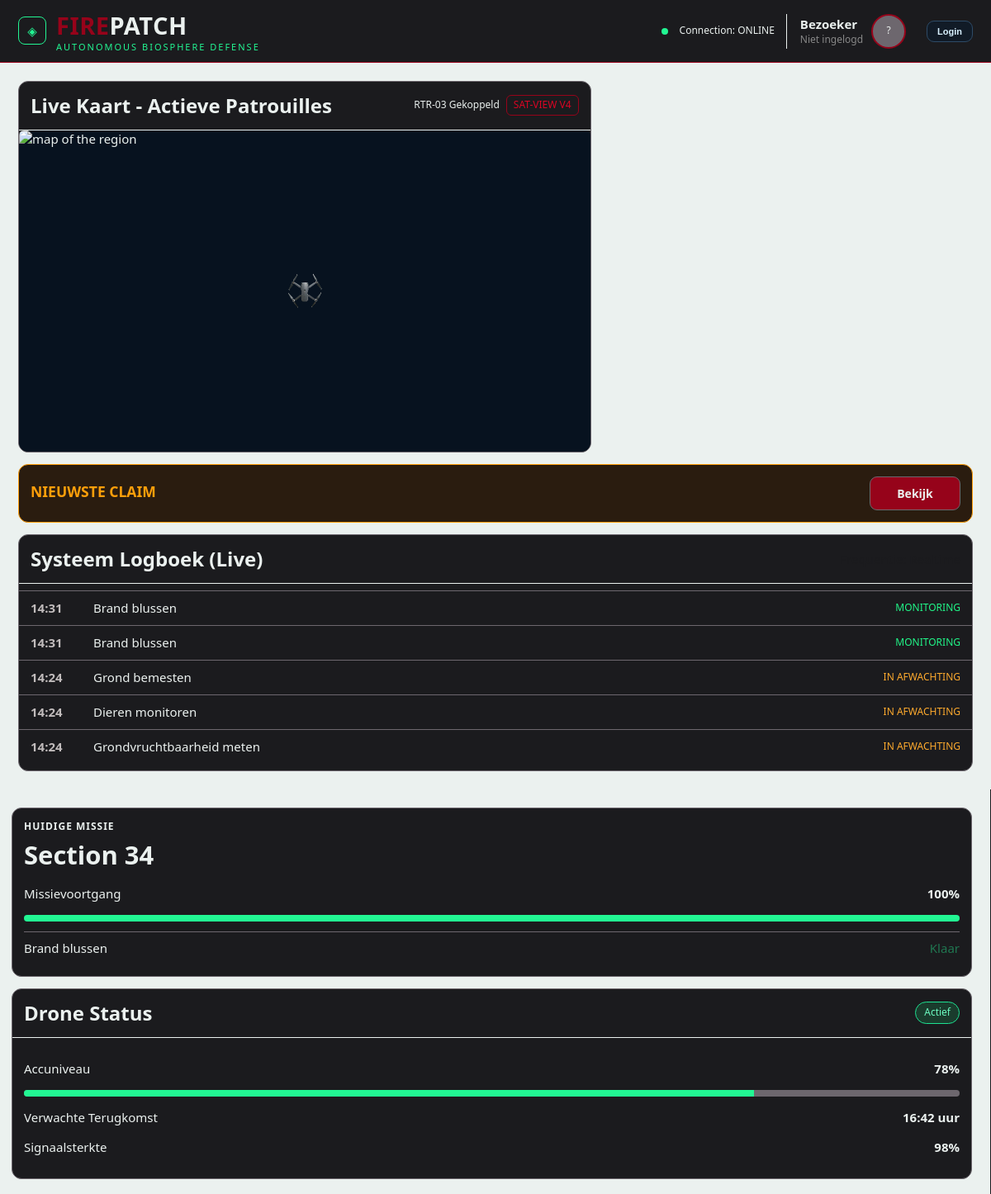
The page / on the database its author committed.
### tables this page shows
CREATE TABLE `logboek` (
  `id` int NOT NULL,
  `activity` varchar(255) NOT NULL,
  `location` varchar(255) NOT NULL,
  `status` enum('done','pending','active') NOT NULL DEFAULT 'done',
  `created_at` datetime NOT NULL DEFAULT CURRENT_TIMESTAMP,
  `mission_id` int NOT NULL
);

CREATE TABLE `missions` (
  `id` int NOT NULL,
  `area` varchar(30) NOT NULL DEFAULT 'Kralingse Bos',
  `purpose` varchar(255) NOT NULL,
  `interventions` varchar(255) NOT NULL,
  `start-time` datetime NOT NULL,
  `end-time` datetime NOT NULL,
  `purpose_state` varchar(255) NOT NULL DEFAULT 'Gepland',
  `mission_state` varchar(15) NOT NULL DEFAULT 'queued',
  `priority` varchar(15) NOT NULL DEFAULT 'normal'
);

### partials/currentmission.php (called while the page is built, shortened)
<?php
$activeQuery = "SELECT * FROM missions WHERE mission_state = 'active' ORDER BY id ASC LIMIT 1";
$activeResult = mysqli_query($db, $activeQuery);
$nextMission = mysqli_fetch_assoc($activeResult) ?: null;
if ($nextMission) {
    $purpose = json_decode((string) ($nextMission['purpose'] ?? '[]'), true);
    $interventions = json_decode((string) ($nextMission['interventions'] ?? '[]'), true);
    $storedState = json_decode((string) ($nextMission['purpose_state'] ?? '[]'), true);
    $nextMission['purpose'] = is_array($purpose) ? $purpose : [];
    $nextMission['interventions'] = is_array($interventions) ? $interventions : [];
    $nextMission['purpose_state'] = is_array($storedState) ? $storedState : [];
}
$state = [];
if ($nextMission) {
    $purposeCount = count($nextMission['purpose'] ?? []);
    $start = strtotime($nextMission['start-time']);
    $end = strtotime($nextMission['end-time']);
    $now = time();
    $duration = max(1, $end - $start);
    $elapsed = max(
        0,
        min($now - $start, $duration)
    );
    $timeProgress = ($elapsed / $duration) * 100;
    $completedCount = min(
        $purposeCount,
        (int) floor(
            ($timeProgress / 100) * $purposeCount
        )
    );
    foreach ($nextMission['purpose'] as $index => $purpose) {
        if ($index < $completedCount) {
            $state[] = 'Klaar';
        } elseif (
            $index === $completedCount &&
            $now >= $start &&
            $now < $end
        ) {
            $state[] = 'Actief';
            $logStatus = 'active';
        } else {
            $state[] = 'Gepland';
            $logStatus = 'pending';
        }
    }
}

### index.php (the view, shortened to what this page needs)
<?php
require_once __DIR__ . '/config/database.php';
require_once __DIR__ . '/partials/currentmission.php';
$query = "SELECT * FROM logboek ORDER BY created_at DESC LIMIT 5";
$result = mysqli_query($db, $query);
$logs = [];
while ($row = mysqli_fetch_assoc($result)) {
    $logs[] = $row;
}
?>
<!doctype html>
<html lang="nl">
<head>    <meta name="viewport" content="width=device-width, initial-scale=1.0" />
    <link rel="stylesheet" href="./css/main.css" />
    <link rel="stylesheet" href="./css/kaart.css" />
    <link rel="stylesheet" href="./css/mission.css" />
</head>
<body>
    <?php include("./partials/header.php"); ?>
    <div class="layout dashboard-layout">
        <?php include("./partials/sidebar.php"); ?>
        <main class="page">
            <section class="card card-map">
                <div class="card-head">
                    <h2>Live Kaart - Actieve Patrouilles</h2>
                    <div class="map-badges">
                        <span>RTR-03 Gekoppeld</span>
                        <span class="badge">SAT-VIEW V4</span>
                    </div>
                </div>
                <div class="map dashboard-map">
                    <img id="map" src="images/map.png" alt="map of the region">
                    <div class="claim-pins" id="claim-pins" aria-label="Claims op de kaart"></div>
                </div>
            </section>
            <section class="alert-card" id="claim-alert" hidden>
                    <div>
                        <h3>NIEUWSTE CLAIM</h3>
                    </div>
                <div class="page-actions">
                    <a href="article.php" id="claim-alert-link" class="btn primary">Bekijk</a>
                </div>
            </section>
            <section class="card">
                <div class="card-head">
                    <h2>Systeem Logboek (Live)</h2>
                    <span class="text-muted">
                    </span>
                </div>
                <ul class="log-list">
                    <?php foreach ($logs as $log): ?>
                        <li>
                            <span>
                                <?= date(
                                    'H:i',
                                    strtotime($log['created_at'])
                                ) ?>
                            </span>
                            <?= htmlspecialchars($log['activity']) ?>
                            <?php if ($log['status'] === 'done'): ?>
                                <em>
                                    VOLTOOID
                                </em>
                            <?php elseif ($log['status'] === 'pending'): ?>
                                <em class="pending">
                                    IN AFWACHTING
                                </em>
                            <?php elseif ($log['status'] === 'active'): ?>
                                <em>
                                    MONITORING
                                </em>
                            <?php endif; ?>
                        </li>
                    <?php endforeach; ?>
                </ul>
            </section>
        </main>
        <aside class="rightbar">
            <?php if ($nextMission): ?>
                <section class="card mission">
                    <h4>HUIDIGE MISSIE</h4>
                    <h2><?= htmlspecialchars($nextMission['area'], ENT_QUOTES, 'UTF-8') ?></h2>
                    <p class="mission-progress">Missievoortgang <strong><?= floor($timeProgress) ?>%</strong></p>
                    <div class="progress cyan">
                        <div style="width: <?= $timeProgress ?>%;"></div>
                    </div>
                    <ul>
                        <?php for ($i = 0; $i < count($nextMission['purpose'] ?? []); $i++): ?>
                            <li>
                                <?= htmlspecialchars($nextMission['purpose'][$i], ENT_QUOTES, 'UTF-8') ?><span
                                    class="<?= strtolower($state[$i]) ?>">
                                    <?= $state[$i] ?>
                                </span>
                            </li>
                        <?php endfor; ?>
                    </ul>
                </section>
            <?php endif; ?>
            <section class="card">
                <div class="card-head">
                    <h2>Drone Status</h2>
                    <span class="drone-state">Actief</span>
                </div>
                <div class="stats">
                    <p>Accuniveau <strong>78%</strong></p>
                    <div class="progress">
                        <div style="width: 78%"></div>
                    </div>
                    <p>Verwachte Terugkomst <strong>16:42 uur</strong></p>
                    <p>Signaalsterkte <strong>98%</strong></p>
                </div>
            </section>
        </aside>
    </div>
</body>
</html>

### css/main.css (style rules this page uses)
:root { --red: #96031A; --white: #ebf1ef; --gray: #6D676E; --black: #1B1B1E; --green: #207751; --cyan: #00d5ff; --lightgreen: #22f693; --text: #d9ecff; --darktext: #1B1B1E; --orange: #ff9f0a; }
* { box-sizing: border-box; }
body { margin: 0; background: var(--white); color: var(--white); font: 500 0.9375rem/1.4 "Segoe UI", Inter, sans-serif; min-height: 100vh; }
.layout { display: grid; grid-template-columns: 205px 1fr; min-height: calc(100vh - 76px); }
.dashboard-layout { grid-template-columns: 205px 1fr 300px; }
.page { padding: 22px; display: grid; gap: 14px; align-content: start; }
.page-actions { display: flex; gap: 8px; align-items: center; justify-content: space-between; }
.btn { border-radius: 9px; border: 1px solid var(--orange); background: transparent; color: var(--orange); font-weight: 700; padding: 10px 14px; text-decoration: none; font-size: 0.875rem; }
.btn.primary { background: var(--red); color: var(--white); border-color: var(--gray); width: 110px; text-align: center; }
.card-map { width: 60%; height: auto; }
.card { background: var(--black); border: 1px solid var(--gray); border-radius: 12px; overflow: hidden; }
.card-head { padding: 12px 14px; display: flex; align-items: center; justify-content: space-between; border-bottom: 1px solid var(--white); }
.card-head h2 { font-size: 1.5rem; margin: 0; }
.stats { padding: 14px; }
.rightbar { display: grid; gap: 14px; align-content: start; padding-top: 22px; padding-right: 22px; }
.alert-card { background: #2a1c0f; border: 1px solid var(--orange); border-radius: 12px; padding: 14px; display: flex; align-items: center; gap: 14px; }
.alert-card .page-actions { margin-left: auto; }
.alert-card h3 { margin: 0; color: var(--orange); }
.log-list { margin: 0; padding: 8px 0; list-style: none; }
.log-list li { display: grid; grid-template-columns: 64px 1fr auto; gap: 12px; align-items: center; padding: 10px 14px; border-top: 1px solid var(--gray); }
.log-list li span { color: #c1bcbc; font-weight: 700; }
.log-list em { color: #21f889; font-style: normal; font-size: 0.75rem; }
.log-list .pending { color: #ffab2e; }
.drone-state { background: rgba(20, 246, 129, 0.15); border: 1px solid #1de292; color: #6cfbc1; padding: 4px 10px; border-radius: 999px; font-size: 0.75rem; }
.stats { padding: 12px 14px; color: var(--darktext); }
.stats p { display: flex; color: var(--white); justify-content: space-between; }
.stats strong { color: var(--white); }
.text-muted { color: var(--darktext); }
@media (max-width: 1200px) { .layout { grid-template-columns: 1fr; } }

### css/kaart.css (style rules this page uses)
.page-actions { justify-content: flex-end; }
.map-badges { display: flex; align-items: center; gap: 8px; font-size: 0.75rem; color: var(--white); }
.badge { border: 1px solid var(--red); color: #da0524; border-radius: 6px; padding: 3px 8px; font-size: 0.75rem; }
.map { position: relative; width: 100%; max-width: 1280px; aspect-ratio: 16 / 9; margin-inline: auto; padding: 0; overflow: hidden; border-radius: 6px; background: #07121f; }
#map { position: absolute; inset: 0; width: 100%; height: 100%; display: block; object-fit: cover; }
.claim-pins { position: absolute; inset: 0; z-index: 2; pointer-events: none; }

### css/mission.css (style rules this page uses)
.mission p { display: flex; color: var(--white); justify-content: space-between; }
.mission strong { color: var(--white); }
.progress { width: 100%; height: 8px; background: var(--gray); border-radius: 999px; overflow: hidden; margin: 6px 0 12px; }
.progress div { height: 100%; background: var(--lightgreen); }
.mission { position: relative; padding: 14px; }
.mission h4 { margin: 0; font-size: 0.75rem; letter-spacing: 0.0625rem; color: var(--white); }
.mission h2 { margin: 4px 0 10px; font-size: 1.9375rem; }
.progress.cyan div { background: var(--lightgreen); }
.mission ul { list-style: none; margin: 12px 0 0; padding: 0; }
.mission li { display: flex; justify-content: space-between; gap: 5px; padding: 9px 0; border-top: 1px solid var(--gray); color: var(--white); }
.mission li span { color: var(--green); }

### css/sidebar.css (style rules this page uses)
aside { border-right: 1px solid var(--black); padding: 14px 14px 18px; display: flex; flex-direction: column; }

### rows shown on the page
logboek: created_at "14:31", activity "Brand blussen", status "MONITORING"
logboek: created_at "14:31", activity "Brand blussen", status "MONITORING"
logboek: created_at "14:24", activity "Grond bemesten", status "IN AFWACHTING"
logboek: created_at "14:24", activity "Dieren monitoren", status "IN AFWACHTING"
logboek: created_at "14:24", activity "Grondvruchtbaarheid meten", status "IN AFWACHTING"
missions: area "Section 34", floor "100"

### other values the page prints
$nextMission['purpose'][$i] "Brand blussen"
$state[$i] "Klaar"
